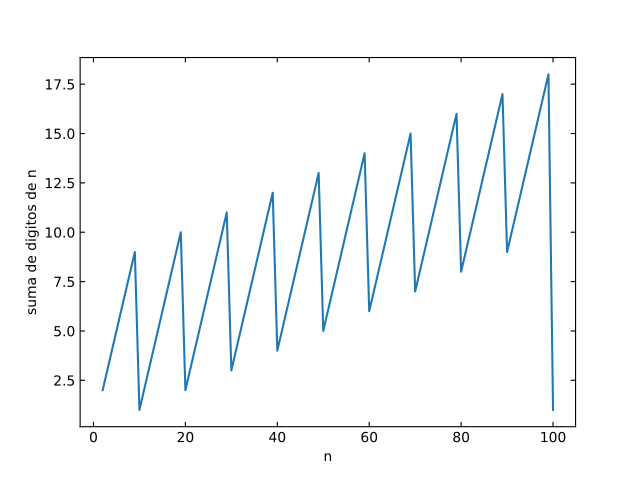

Here is the Python script that generated this plot:
import numpy as np # para leer los datos y guardarlos en arreglos
import matplotlib.pyplot as plt
import sys

# leer los datos
n, sumd = np.genfromtxt(sys.argv[1], unpack=True)

# dibujar y guardar a un pdf
fig, ax = plt.subplots()
ax.plot(n, sumd)

#ax.legend() #que aparezcan los labels


# TODO labels
ax.set_ylabel("suma de digitos de n")
ax.set_xlabel("n")


# TODO : Escala log en x y en y 
#ax.set_yscale("log")
#ax.set_xscale("log")


plt.tick_params(top=True, right=True, direction = "in")
# Imprimir la figura
fig.savefig("plot.pdf")
